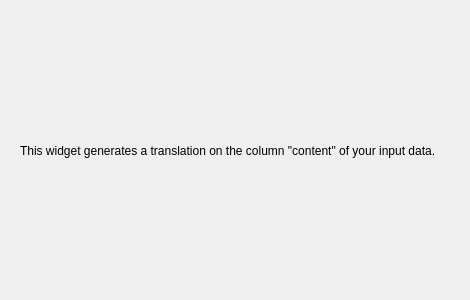
<?xml version="1.0" encoding="UTF-8"?>
<ui version="4.0">
 <class>Form</class>
 <widget class="QWidget" name="Form">
  <property name="geometry">
   <rect>
    <x>0</x>
    <y>0</y>
    <width>470</width>
    <height>300</height>
   </rect>
  </property>
  <property name="windowTitle">
   <string>Form</string>
  </property>
  <widget class="QLabel" name="Description">
   <property name="geometry">
    <rect>
     <x>20</x>
     <y>20</y>
     <width>431</width>
     <height>261</height>
    </rect>
   </property>
   <property name="text">
    <string>This widget generates a translation on the column &quot;content&quot; of your input data.</string>
   </property>
   <property name="textFormat">
    <enum>Qt::AutoText</enum>
   </property>
   <property name="alignment">
    <set>Qt::AlignLeading|Qt::AlignLeft|Qt::AlignVCenter</set>
   </property>
   <property name="wordWrap">
    <bool>true</bool>
   </property>
  </widget>
 </widget>
 <resources/>
 <connections/>
</ui>
